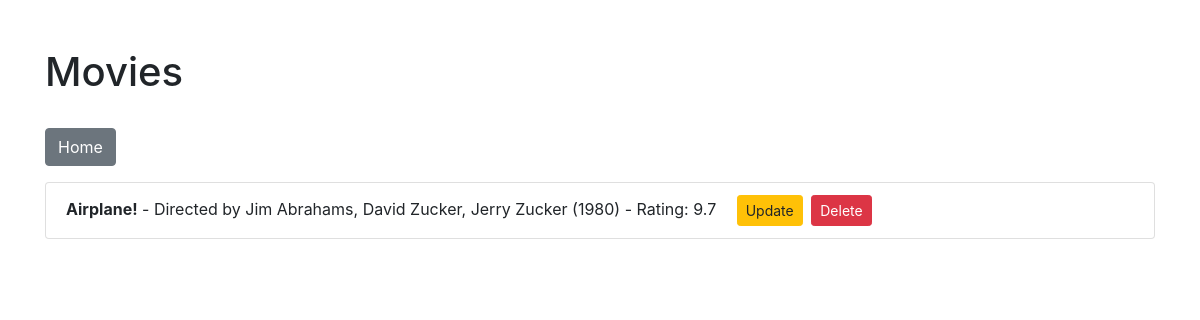
Page /users/movies?user_id=5 on the committed database.
### models.py (models this page shows)
class Movie(db.Model):
    movie_id = db.Column(db.Integer, primary_key=True)
    name = db.Column(db.String(120), nullable=False)
    director = db.Column(db.String(120), nullable=False)
    year = db.Column(db.Integer, nullable=False)
    rating = db.Column(db.Float, nullable=False)
    user_id = db.Column(db.Integer, db.ForeignKey('user.user_id'), nullable=False)

### app.py (the view)
@app.route('/users/movies')
def user_movies():
    user_id = request.args.get('user_id')
    if user_id:
        movies = Movie.query.filter_by(user_id=user_id).all()
    else:
        movies = Movie.query.all()
    return render_template('movies.html', movies=movies)

### templates/movies.html (shortened to what this page needs)
<!DOCTYPE html>
<html lang="en">
<head>
    <link rel="stylesheet" href="https://stackpath.bootstrapcdn.com/bootstrap/4.5.2/css/bootstrap.min.css">
</head>
<body>
    <div class="container">
        <h1 class="mt-5">Movies</h1>
        <div class="mt-3">
            <a href="{{ url_for('home') }}" class="btn btn-secondary mt-3">Home</a>
        </div>
        <ul class="list-group mt-3">
            {% for movie in movies %}
                <li class="list-group-item">
                    <strong>{{ movie.name }}</strong> - Directed by {{ movie.director }} ({{ movie.year }}) - Rating: {{ movie.rating }}
                    <a href="{{ url_for('update_movie', user_id=movie.user_id, movie_id=movie.movie_id) }}" class="btn btn-warning btn-sm ml-3">Update</a>
                    <a href="{{ url_for('delete_movie', user_id=movie.user_id, movie_id=movie.movie_id) }}" class="btn btn-danger btn-sm ml-1">Delete</a>
                </li>
            {% endfor %}
        </ul>
    </div>
</body>
</html>

### rows in the picture
Movie: name "Airplane!", director "Jim Abrahams, David Zucker, Jerry Zucker", year "1980", rating "9.7"
